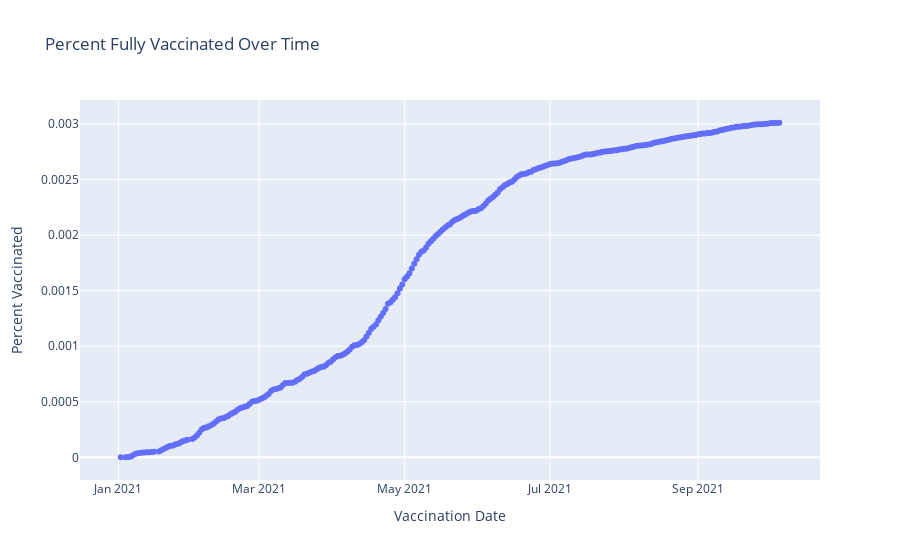

The notebook cell saved with this chart:
### Code cell
# Create graph: Percent fully vaccinated over time

tot_pop = 1526235

# Group data by date and dosage, count by ID
df = df_vax_by_date.groupby(['vaccination_date', 'dosage_num'])['ID'].count().reset_index(name='count')

# Create cumulative sum column
df['cumsum'] = df['count'].cumsum()

# Create Vaccination percentage column
df['vax_pct'] = df['cumsum'].apply(lambda x: x / tot_pop)

# Create graph
fig = px.scatter(df, x=df.vaccination_date, y=df.vax_pct,
                 title='Percent Fully Vaccinated Over Time',
                 labels={
                    'vaccination_date': 'Vaccination Date',
                    'vax_pct': 'Percent Vaccinated'
                })
fig

### Figure 1 — Plotly figure (JSON) as saved in the notebook; plotly's stock layout.template omitted (floating-point values rounded to 4 significant figures; data arrays with more than 128 entries replaced by an {"elided": "..."} marker saying what was removed)
{"data": [{"hovertemplate": "Vaccination Date=%{x}<br>Percent Vaccinated=%{y}<extra></extra>", "legendgroup": "", "marker": {"color": "#636efa", "symbol": "circle"}, "mode": "markers", "name": "", "orientation": "v", "showlegend": false, "type": "scatter", "x": {"elided": "274 str values"}, "xaxis": "x", "y": {"elided": "274 float values"}, "yaxis": "y"}], "layout": {"legend": {"tracegroupgap": 0}, "title": {"text": "Percent Fully Vaccinated Over Time"}, "xaxis": {"anchor": "y", "domain": [0, 1], "title": {"text": "Vaccination Date"}}, "yaxis": {"anchor": "x", "domain": [0, 1], "title": {"text": "Percent Vaccinated"}}}}
